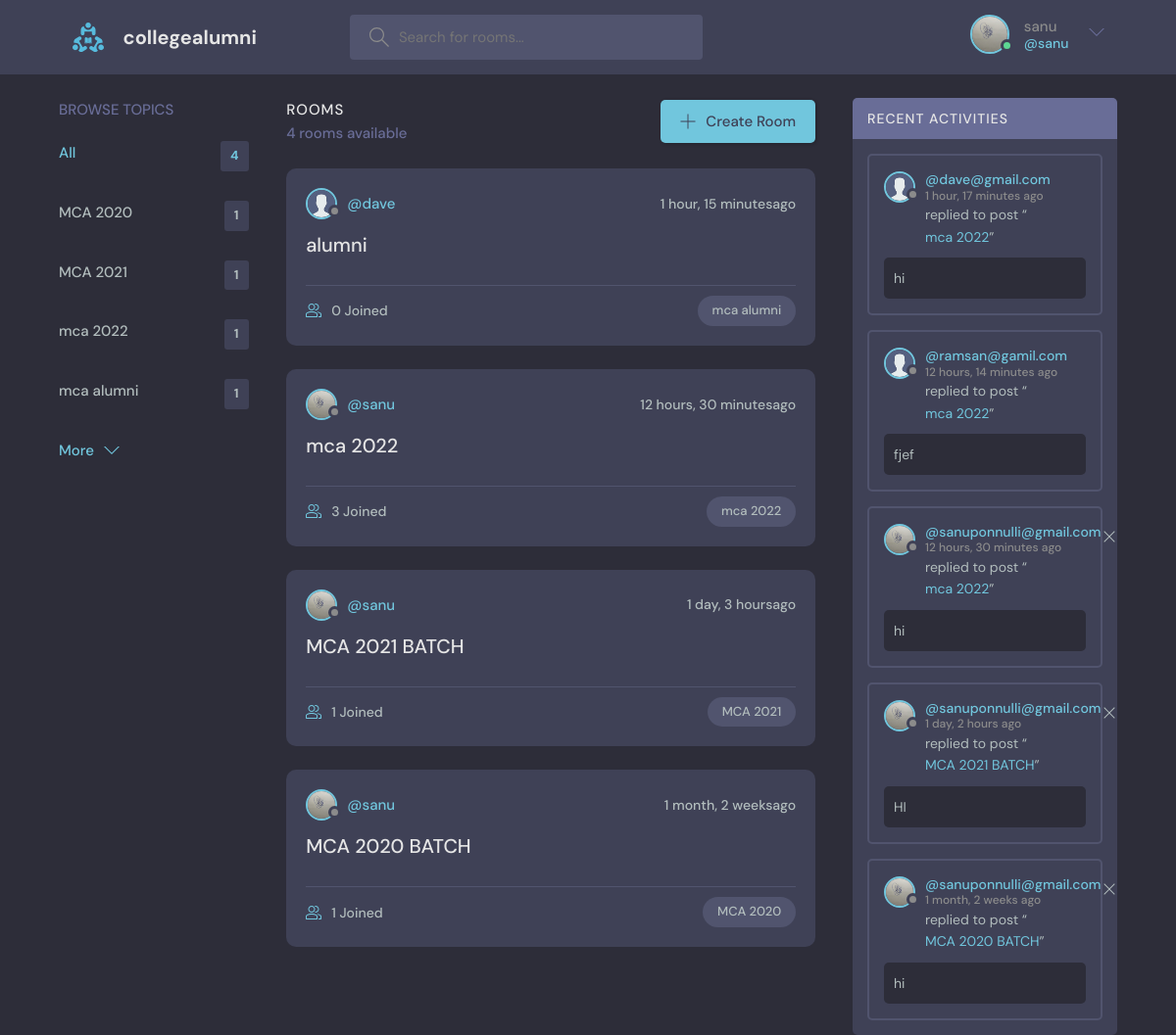
/ (signed in), run on the app's committed database.
### base/models.py (models this page shows, shortened)
class User(AbstractUser):
    name = models.CharField(max_length=200,null=True)
    email= models.EmailField(null=True,unique=True)
    bio=models.TextField(null=True)
    avatar=models.ImageField(null=True, default='avatar.svg')
    USERNAME_FIELD='email'
    REQUIRED_FIELDS=[]

class Topic(models.Model):
    name=models.CharField(max_length=200)

class Room(models.Model):
    host=models.ForeignKey(User,on_delete=models.SET_NULL,null=True)
    topic=models.ForeignKey(Topic,on_delete=models.SET_NULL,null=True)
    name=models.CharField(max_length=200)
    description=models.TextField(null=True,blank=True)
    participants=models.ManyToManyField(User,related_name='participants',blank=True)
    updated=models.DateTimeField(auto_now=True)
    created=models.DateTimeField(auto_now_add=True)
    def __str__(self):
        return self.name
    class Meta:
        ordering=['-updated','-created']

class Message(models.Model):
    user=models.ForeignKey(User,on_delete=models.CASCADE)
    room=models.ForeignKey(Room,on_delete=models.CASCADE)
    body=models.TextField()
    updated=models.DateTimeField(auto_now=True)
    created=models.DateTimeField(auto_now_add=True)
    def __str__(self):
        return self.body[0:50]
    class Meta:
        ordering=['-updated','-created']

### base/views.py (the view)
# urls.py: path('', views.home,name="home"),
def home(request):
    q=request.GET.get('q') if request.GET.get('q') != None else ''
    rooms=Room.objects.filter(
        Q(topic__name__icontains=q)|
        Q(name__icontains=q)|
        Q(description__icontains=q)
        )
    topics=Topic.objects.all()[0:5]
    room_count=rooms.count()
    room_messages=Message.objects.filter(Q(room__topic__name__icontains=q))
    context={'rooms':rooms,'topics':topics,'room_count':room_count,'room_messages':room_messages}
    return render(request,'base/home.html',context)

### base/templates/base/home.html (shortened to what this page needs)
    {% extends 'main.html'%}
    {%block content%}
    <main class="layout layout--3">
      <div class="container">
        {%include 'base/topics_components.html'%}
        <div class="roomList">
          <div class="roomList__header">
            <div>
              <h2> Rooms</h2>
              <p>{{room_count}} rooms available</p>
            </div>
            <a class="btn btn--main" href="{%url 'create-room'%}">
              <svg version="1.1" xmlns="http://www.w3.org/2000/svg" width="32" height="32" viewBox="0 0 32 32">
                <title>add</title>
                <path
                  d="M16.943 0.943h-1.885v14.115h-14.115v1.885h14.115v14.115h1.885v-14.115h14.115v-1.885h-14.115v-14.115z"
                ></path>
              </svg>
              Create Room
            </a>
          </div>
          {% include 'base/feed_component.html'%}
        </div>
        {%include 'base/activity_component.html'%}
      </div>
    </main>
    {%endblock content%}

### templates/navbar.html (shortened to what this page needs)
{% load static%}
 <header class="header header--loggedIn">
  <div class="container">
    <a href="{% url 'home'%}" class="header__logo">
      <img src="{%static 'images/logo.svg'%}" />
      <h1>collegealumni</h1>
    </a>
    <form class="header__search" method="GET" action="{% url 'home'%}">
      <label>
        <input name="q" placeholder="Search for rooms..." />
      </label>
    </form>
    <nav class="header__menu">
      {%if request.user.is_authenticated%}
      <div class="header__user">
        <a href="{%url 'user-Profile' request.user.id %}">
          <div class="avatar avatar--medium active">
            <img src={{request.user.avatar.url}} />
          </div>
          <p>{{request.user.username}}<span>@{{request.user.username}}</span></p>
        </a>
        <button class="dropdown-button">
          <svg version="1.1" xmlns="http://www.w3.org/2000/svg" width="32" height="32" viewBox="0 0 32 32">
            <title>chevron-down</title>
            <path d="M16 21l-13-13h-3l16 16 16-16h-3l-13 13z"></path>
          </svg>
        </button>
      </div>
      {% else %}
      <a href="{%url 'login'%}">
        <img src="{%static 'images/avatar.svg'%}" />
        <p>Login</p>
      </a>
      {%endif%}
    </nav>
  </div>
</header>

### base/templates/base/topics_components.html
<div class="topics">
    <div class="topics__header">
      <h2>Browse Topics</h2>
    </div>
    <ul class="topics__list">
      <li>
        <a href="{% url 'home'%}" class="active">All <span>{{topics.count}}</span></a>
      </li>
      {%for topic in topics%}
      <li>
        <a href="{%url 'home'%}?q={{topic.name}}">{{topic.name}} <span>{{topic.room_set.all.count}}</span></a>
      </li>
      {%endfor%}
    </ul>
    <a class="btn btn--link" href="{% url 'topics'%}">
      More
      <svg version="1.1" xmlns="http://www.w3.org/2000/svg" width="32" height="32" viewBox="0 0 32 32">
        <title>chevron-down</title>
        <path d="M16 21l-13-13h-3l16 16 16-16h-3l-13 13z"></path>
      </svg>
    </a>
  </div>

### base/templates/base/feed_component.html (shortened to what this page needs)
{%for room in rooms%}
<div class="roomListRoom">
    <div class="roomListRoom__header">
      <a href="{% url 'user-Profile' room.host.id%}" class="roomListRoom__author">
        <div class="avatar avatar--small">
          <img src={{room.host.avatar.url}} />
        </div>
        <span>@{{room.host.username}}</span>
      </a>
      <div class="roomListRoom__actions">
        <span>{{room.created|timesince}}ago</span>
      </div>
    </div>
    <div class="roomListRoom__content">
      <a href="{% url 'room' room.id%}">{{room.name}}</a>
    </div>
    <div class="roomListRoom__meta">
      <a href="{% url 'room' room.id%}" class="roomListRoom__joined">
        {{room.participants.all.count}} Joined
      </a>
      <p class="roomListRoom__topic">{{room.topic.name}}</p>
    </div>
  </div>
  {%endfor%}

### base/templates/base/activity_component.html
<div class="activities">
     <div class="activities__header">
       <h2>Recent Activities</h2>
     </div>
     {% for message in room_messages%}
     <div class="activities__box">
       <div class="activities__boxHeader roomListRoom__header">
         <a href="{%url 'user-Profile' message.user.id%}" class="roomListRoom__author">
           <div class="avatar avatar--small">
             <img src={{message.user.avatar.url}} />
           </div>
           <p>
               @{{message.user}}
             <span>{{message.created|timesince}} ago</span>
           </p>
         </a>
         {% if request.user == message.user%}
         <div class="roomListRoom__actions">
           <a href="{% url 'delete-message' message.id%}">
             <svg version="1.1" xmlns="http://www.w3.org/2000/svg" width="32" height="32" viewBox="0 0 32 32">
               <title>remove</title>
               <path
                 d="M27.314 6.019l-1.333-1.333-9.98 9.981-9.981-9.981-1.333 1.333 9.981 9.981-9.981 9.98 1.333 1.333 9.981-9.98 9.98 9.98 1.333-1.333-9.98-9.98 9.98-9.981z"
               ></path>
             </svg>
           </a>
         </div>
         {%endif%}
       </div>
       <div class="activities__boxContent">
         <p>replied to post “<a href="{%url 'room' message.room.id%}">
           {{message.room}}</a>”</p>
         <div class="activities__boxRoomContent">
           {{message.body}}
         </div>
       </div>
     </div>
     {%endfor%}
   </div>

### data on the page
User: user.avatar (picture), user.username "sanu"
Topic: name "MCA 2020", room_set.all.count "1"
Topic: name "MCA 2021", room_set.all.count "1"
Topic: name "mca 2022", room_set.all.count "1"
Topic: name "mca alumni", room_set.all.count "1"
Room: host.avatar (placeholder picture), host.username "dave", created "1 hour, 15 minutes", name "alumni", participants.all.count "0", topic.name "mca alumni"
Room: host.avatar (picture), host.username "sanu", created "12 hours, 30 minutes", name "mca 2022", participants.all.count "3", topic.name "mca 2022"
Room: host.avatar (picture), host.username "sanu", created "1 day, 3 hours", name "MCA 2021 BATCH", participants.all.count "1", topic.name "MCA 2021"
Room: host.avatar (picture), host.username "sanu", created "1 month, 2 weeks", name "MCA 2020 BATCH", participants.all.count "1", topic.name "MCA 2020"
Message: user.avatar (placeholder picture), user "dave@gmail.com", created "1 hour, 17 minutes", room "mca 2022", body "hi"
Message: user.avatar (placeholder picture), user "ramsan@gamil.com", created "12 hours, 14 minutes", room "mca 2022", body "fjef"
Message: user.avatar (picture), user "sanuponnulli@gmail.com", created "12 hours, 30 minutes", room "mca 2022", body "hi"
Message: user.avatar (picture), user "sanuponnulli@gmail.com", created "1 day, 2 hours", room "MCA 2021 BATCH", body "HI"
Message: user.avatar (picture), user "sanuponnulli@gmail.com", created "1 month, 2 weeks", room "MCA 2020 BATCH", body "hi"

### other printed values
{{ topics.count }} "4"
{{ room_count }} "4"
